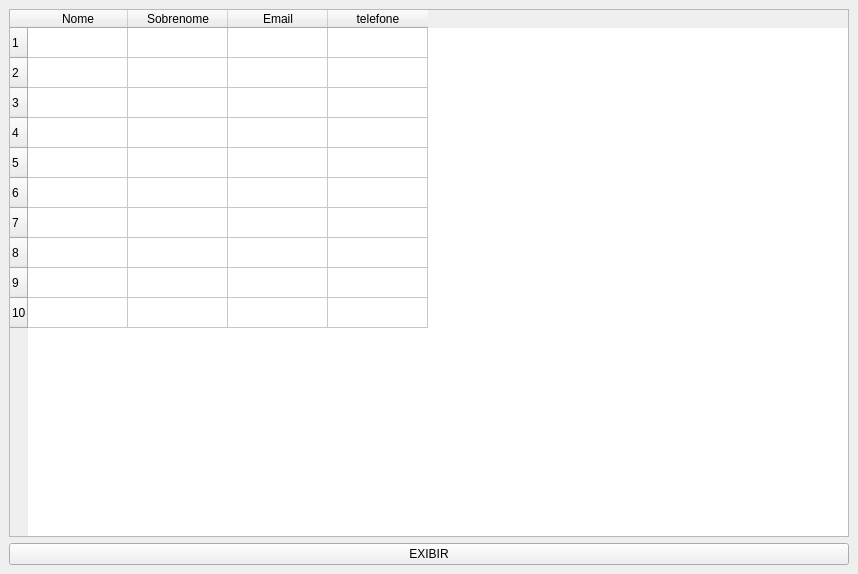
<?xml version="1.0" encoding="UTF-8"?>
<ui version="4.0">
 <class>MainWindow</class>
 <widget class="QMainWindow" name="MainWindow">
  <property name="geometry">
   <rect>
    <x>0</x>
    <y>0</y>
    <width>858</width>
    <height>574</height>
   </rect>
  </property>
  <property name="windowTitle">
   <string>MainWindow</string>
  </property>
  <widget class="QWidget" name="centralwidget">
   <layout class="QVBoxLayout" name="verticalLayout">
    <item>
     <widget class="QTableWidget" name="tableWidget">
      <property name="rowCount">
       <number>10</number>
      </property>
      <attribute name="horizontalHeaderCascadingSectionResizes">
       <bool>false</bool>
      </attribute>
      <attribute name="horizontalHeaderShowSortIndicator" stdset="0">
       <bool>false</bool>
      </attribute>
      <attribute name="horizontalHeaderStretchLastSection">
       <bool>false</bool>
      </attribute>
      <attribute name="verticalHeaderCascadingSectionResizes">
       <bool>false</bool>
      </attribute>
      <attribute name="verticalHeaderShowSortIndicator" stdset="0">
       <bool>false</bool>
      </attribute>
      <attribute name="verticalHeaderStretchLastSection">
       <bool>false</bool>
      </attribute>
      <row/>
      <row/>
      <row/>
      <row/>
      <row/>
      <row/>
      <row/>
      <row/>
      <row/>
      <row/>
      <column>
       <property name="text">
        <string>Nome</string>
       </property>
      </column>
      <column>
       <property name="text">
        <string>Sobrenome</string>
       </property>
      </column>
      <column>
       <property name="text">
        <string>Email</string>
       </property>
      </column>
      <column>
       <property name="text">
        <string>telefone</string>
       </property>
      </column>
     </widget>
    </item>
    <item>
     <widget class="QPushButton" name="pushButton">
      <property name="text">
       <string>EXIBIR</string>
      </property>
     </widget>
    </item>
   </layout>
  </widget>
 </widget>
 <resources/>
 <connections/>
</ui>
